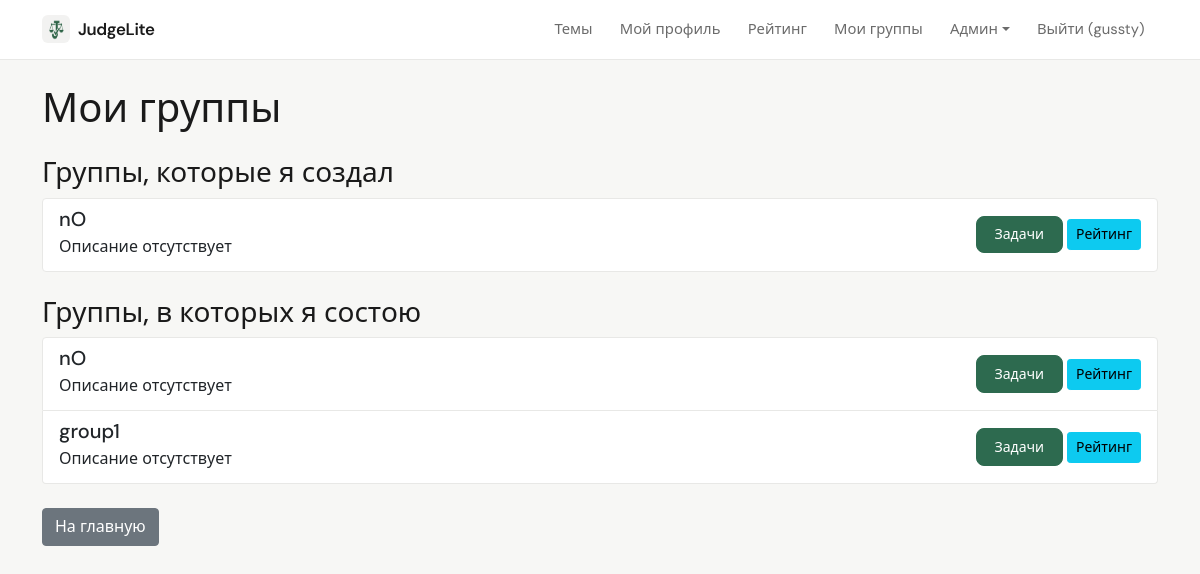
The page /my_groups (signed in) on the database its author committed.
### data/users.py (models this page shows, shortened)
class User(SqlAlchemyBase, UserMixin, SerializerMixin):
    __tablename__ = 'users'
    id = sqlalchemy.Column(sqlalchemy.Integer, primary_key=True, autoincrement=True)
    name = sqlalchemy.Column(sqlalchemy.String, nullable=True)
    about = sqlalchemy.Column(sqlalchemy.String, nullable=True)
    email = sqlalchemy.Column(sqlalchemy.String, index=True, unique=True, nullable=True)
    hashed_password = sqlalchemy.Column(sqlalchemy.String, nullable=True)
    created_date = sqlalchemy.Column(sqlalchemy.DateTime, default=datetime.datetime.now)
    is_admin = sqlalchemy.Column(sqlalchemy.Boolean, default=False)
    is_super_admin = sqlalchemy.Column(sqlalchemy.Boolean, default=False)
    avatar_filename = sqlalchemy.Column(sqlalchemy.String, nullable=True)  # новое поле
    submissions = orm.relationship("Submission", back_populates="user")

### data/groups.py (models this page shows)
class Group(SqlAlchemyBase):
    __tablename__ = 'groups'
    id = sqlalchemy.Column(sqlalchemy.Integer, primary_key=True, autoincrement=True)
    name = sqlalchemy.Column(sqlalchemy.String, nullable=False)
    description = sqlalchemy.Column(sqlalchemy.Text, nullable=True)
    created_by = sqlalchemy.Column(sqlalchemy.Integer, sqlalchemy.ForeignKey("users.id"), nullable=False)
    created_at = sqlalchemy.Column(sqlalchemy.DateTime, default=datetime.datetime.now)
    members = orm.relationship("GroupMember", back_populates="group", cascade="all, delete-orphan")
    tasks = orm.relationship("GroupTask", back_populates="group", cascade="all, delete-orphan")

### app.py (the view)
@app.route('/my_groups')
@login_required
def my_groups():
    with db_session.session_scope() as session:
        member_of = session.query(GroupMember).filter(GroupMember.user_id == current_user.id).all()
        groups = [session.query(Group).get(m.group_id) for m in member_of]
        owned_groups = session.query(Group).filter(Group.created_by == current_user.id).all()
        return render_template('my_groups.html', groups=groups, owned_groups=owned_groups)

### app.py (called while the page is built)
@login_manager.user_loader
def load_user(user_id):
    session = db_session.create_session()
    user = session.get(User, int(user_id))
    if user:
        _ = user.is_admin
        _ = user.is_super_admin
    session.close()
    return user

@app.context_processor
def inject_user():
    return dict(current_user=current_user)

### data/db_session.py (called while the page is built)
def create_session() -> Session:
    global __factory
    return __factory()

@contextmanager
def session_scope():
    session = create_session()
    try:
        yield session
        session.commit()
    except Exception:
        session.rollback()
        raise
    finally:
        session.close()

### templates/my_groups.html
{% extends "base.html" %}
{% block content %}
<h1>Мои группы</h1>
{% if owned_groups %}
<h3 class="mt-4">Группы, которые я создал</h3>
<div class="list-group mb-4">
    {% for group in owned_groups %}
    <div class="list-group-item">
        <div class="d-flex w-100 justify-content-between align-items-center">
            <div>
                <h5 class="mb-1">{{ group.name }}</h5>
                <p class="mb-1">{{ group.description or 'Описание отсутствует' }}</p>
            </div>
            <div>
                <a href="{{ url_for('group_tasks_list', group_id=group.id) }}" class="btn btn-sm btn-primary">Задачи</a>
                <a href="{{ url_for('group_rating', group_id=group.id) }}" class="btn btn-sm btn-info">Рейтинг</a>
            </div>
        </div>
    </div>
    {% endfor %}
</div>
{% endif %}
{% if groups %}
<h3>Группы, в которых я состою</h3>
<div class="list-group">
    {% for group in groups %}
    <div class="list-group-item">
        <div class="d-flex w-100 justify-content-between align-items-center">
            <div>
                <h5 class="mb-1">{{ group.name }}</h5>
                <p class="mb-1">{{ group.description or 'Описание отсутствует' }}</p>
            </div>
            <div>
                <a href="{{ url_for('group_tasks_list', group_id=group.id) }}" class="btn btn-sm btn-primary">Задачи</a>
                <a href="{{ url_for('group_rating', group_id=group.id) }}" class="btn btn-sm btn-info">Рейтинг</a>
            </div>
        </div>
    </div>
    {% endfor %}
</div>
{% else %}
<div class="alert alert-info mt-3">
    Вы пока не состоите ни в одной группе. Обратитесь к учителю, чтобы он добавил вас.
</div>
{% endif %}
<a href="{{ url_for('index') }}" class="btn btn-secondary mt-4">На главную</a>
{% endblock %}

### templates/base.html (shortened to what this page needs)
<!doctype html>
<html lang="ru">
<head>
    <link href="https://cdn.jsdelivr.net/npm/bootstrap@5.0.2/dist/css/bootstrap.min.css" rel="stylesheet">
    <link href="{{ url_for('static', filename='app.css') }}" rel="stylesheet">
</head>
<body class="app-body {% block body_class %}{% endblock %}">
    <nav class="navbar navbar-expand-lg app-navbar">
        <div class="container">
            <a class="navbar-brand d-flex align-items-center gap-2" href="{{ url_for('index') }}">
                <img src="{{ url_for('static', filename='judgelite-mark.png') }}" alt="" class="app-brand-mark" width="28" height="28">
                <span>JudgeLite</span>
            </a>
            <div class="collapse navbar-collapse" id="navbarNav">
                <ul class="navbar-nav ms-auto">
                    <li class="nav-item"><a class="nav-link" href="{{ url_for('topics_list') }}">Темы</a></li>
                    {% if current_user.is_authenticated %}
                        <li class="nav-item"><a class="nav-link" href="{{ url_for('profile') }}">Мой профиль</a></li>
                        <li class="nav-item"><a class="nav-link" href="{{ url_for('rating') }}">Рейтинг</a></li>
                        <li class="nav-item"><a class="nav-link" href="{{ url_for('my_groups') }}">Мои группы</a></li>
                        {% if current_user.is_admin %}
                            <li class="nav-item dropdown">
                                <a class="nav-link dropdown-toggle" href="#" id="adminDropdown" role="button" data-bs-toggle="dropdown">Админ</a>
                            </li>
                        {% endif %}
                        <li class="nav-item"><a class="nav-link" href="{{ url_for('logout') }}">Выйти ({{ current_user.name }})</a></li>
                    {% else %}
                        <li class="nav-item"><a class="nav-link" href="{{ url_for('login') }}">Войти</a></li>
                        <li class="nav-item"><a class="nav-link" href="{{ url_for('register') }}">Регистрация</a></li>
                    {% endif %}
                </ul>
            </div>
        </div>
    </nav>
    <div class="container mt-4" style="padding-bottom: 80px;">
        {% block content %}{% endblock %}
    </div>
</body>
</html>

### static/app.css (style rules this page uses)
:root { --app-bg: #f7f7f5; --app-surface: #ffffff; --app-text: #1a1a1a; --app-muted: #6b6b6b; --app-border: #e8e8e6; --app-accent: #2d6a4f; --app-accent-hover: #1b4332; --app-radius: 10px; --app-font: "DM Sans", system-ui, -apple-system, "Segoe UI", Roboto, sans-serif; --chart-grid: rgba(0, 0, 0, 0.06); --chart-muted: #6b6b6b; --chart-donut-border: #ffffff; }
.app-brand-mark { border-radius: 6px; flex-shrink: 0; }
.app-body { font-family: var(--app-font); background-color: var(--app-bg); color: var(--app-text); min-height: 100vh; -webkit-font-smoothing: antialiased; }
.app-body .container.mt-4 { padding-bottom: 5rem !important; }
.app-navbar { background: var(--app-surface) !important; border-bottom: 1px solid var(--app-border) !important; padding-top: 0.65rem; padding-bottom: 0.65rem; }
.app-navbar .navbar-brand { font-weight: 600; letter-spacing: -0.02em; color: var(--app-text) !important; font-size: 1.05rem; }
.app-navbar .nav-link { color: var(--app-muted) !important; font-size: 0.925rem; padding: 0.5rem 0.85rem !important; border-radius: 6px; transition: color 0.15s ease, background 0.15s ease; }
.app-body .btn-primary { background-color: var(--app-accent); border-color: var(--app-accent); font-weight: 500; border-radius: 8px; padding: 0.45rem 1.1rem; }
.app-body .list-group-item { border-color: var(--app-border); }

### rows shown on the page
User: name "gussty"
Group: name "nO", description "Описание отсутствует"
Group: name "group1", description "Описание отсутствует"
